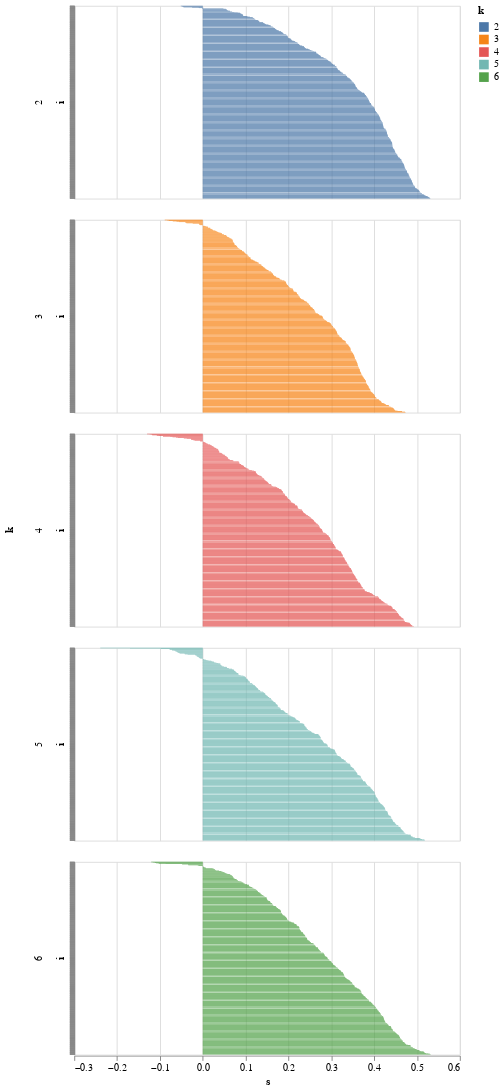

The notebook cell this image was saved under:
### Code cell
source = s_df.melt(id_vars=["i"])
source.columns = ["i","k","s"]

import altair as alt
alt.renderers.enable('mimetype')
alt.Chart(source).mark_bar().encode(
    x = "s:Q",
    y = alt.Y("i:N",sort='x',axis=alt.Axis(labels=False)),
    row = "k:N",
    color = "k:N"
).resolve_scale(y='independent').properties(height=200)

### Figure 1 — Vega-Lite specification as saved in the notebook (floating-point values rounded to 4 significant figures; data arrays with more than 128 entries replaced by an {"elided": "..."} marker saying what was removed)
{"$schema": "https://vega.github.io/schema/vega-lite/v4.8.1.json", "config": {"view": {"continuousHeight": 300, "continuousWidth": 400}}, "data": {"name": "data-c67d5b10450a72e3a81a830f3e3eacd9"}, "datasets": {"data-c67d5b10450a72e3a81a830f3e3eacd9": {"elided": "2530 records"}}, "encoding": {"color": {"field": "k", "type": "nominal"}, "row": {"field": "k", "type": "nominal"}, "x": {"field": "s", "type": "quantitative"}, "y": {"axis": {"labels": false}, "field": "i", "sort": "x", "type": "nominal"}}, "height": 200, "mark": "bar", "resolve": {"scale": {"y": "independent"}}}
